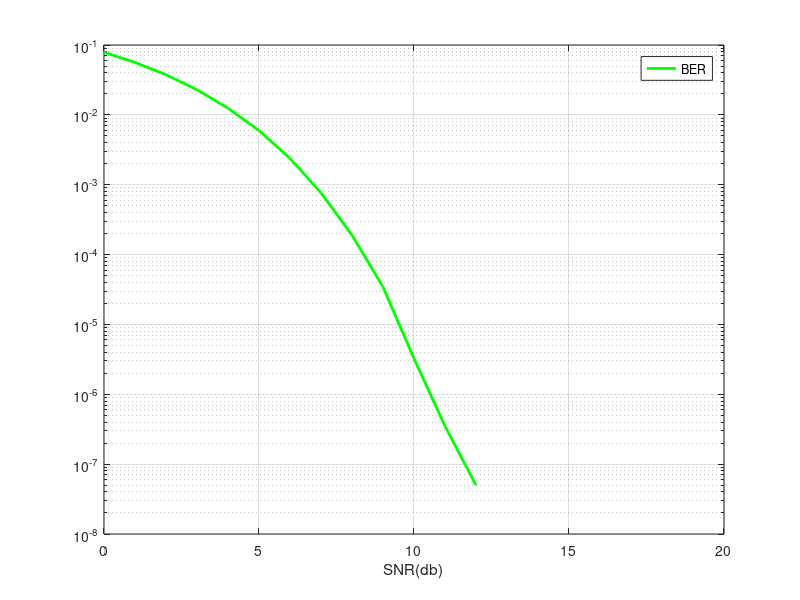

Recreate this plot in MATLAB.
close all;
clear all;
clc;

blockLength = 1000;
nBlocks = 20000;
SNRdb = 0:1:15;              % Signal-to-noise ratio in dB
SNR = 10.^(SNRdb/10);        % Convert SNR from dB to linear scale
No = 1;                      % Noise power spectral density
BER_BPSK = zeros(1, length(SNRdb)); % Initialize BER array

for blk = 1:nBlocks
    Bits = randi([0 1], blockLength, 1);  % 1. Generate random bits of length equal to block length
    Sym = 2*Bits - 1;                     % 2. Generate BPSK symbols (map bit 1 -> +1, bit 0 -> -1)
    noise = sqrt(No/2) * randn(blockLength, 1);  % 3. Generate noise with variance No/2

    for K = 1:length(SNRdb)
        TxSym = sqrt(SNR(K)) * Sym;         % 4. Transmit the symbols, adjust amplitude according to SNR
        RxSym = TxSym + noise;              % 5. Calculate the received symbols (add noise)
        DecBits = RxSym > 0;                % 6. Decision rule: if RxSym > 0, decode as 1, else decode as 0
        BER_BPSK(K) = BER_BPSK(K) + sum(DecBits ~= Bits)/blockLength;  % 7. Calculate BER for each SNR value
    end
end

BER = BER_BPSK / nBlocks;  % Compute average BER

semilogy(SNRdb,BER,'g','linewidth',2.0,'MarkerSize',9.0);
grid on;
legend('BER');
xlabel('SNR(db)');
